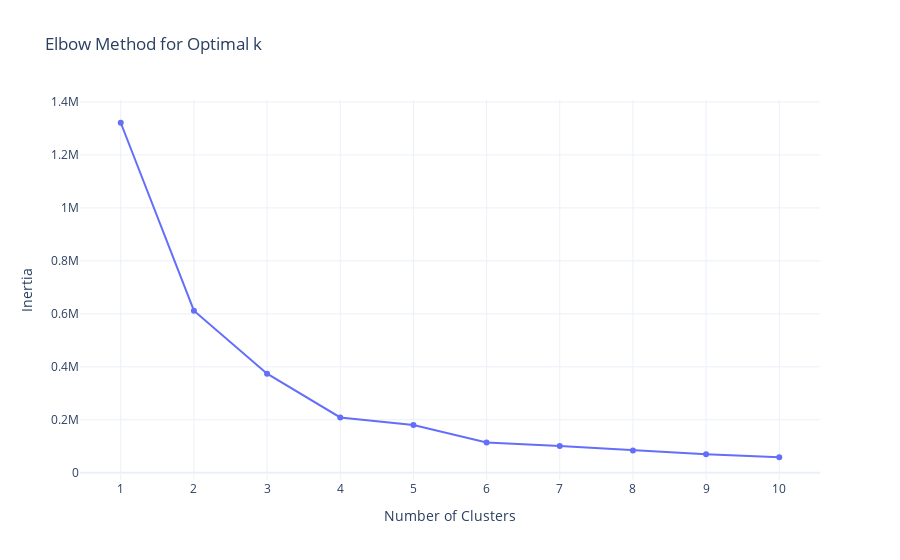

Here is the notebook cell this chart was saved with:
### Code cell
# Calculate inertia for k from 1 to 10
inertia = []
k_range = range(1, 11)

for k in k_range:
    kmeans = KMeans(n_clusters=k, random_state=42)
    kmeans.fit(df_pd)
    inertia.append(kmeans.inertia_)

# Create a DataFrame for Plotly
elbow_df = pd.DataFrame({
    "k": list(k_range),
    "inertia": inertia
})

# Create interactive elbow plot
fig = px.line(elbow_df, x="k", y="inertia", markers=True,
              title="Elbow Method for Optimal k",
              labels={"k": "Number of Clusters", "inertia": "Inertia"})

fig.update_layout(xaxis=dict(dtick=1), template="plotly_white")
fig.show()

### Figure 1 — Plotly figure (JSON) as saved in the notebook; plotly's stock layout.template omitted (floating-point values rounded to 4 significant figures)
{"data": [{"hovertemplate": "Number of Clusters=%{x}<br>Inertia=%{y}<extra></extra>", "legendgroup": "", "line": {"color": "#636efa", "dash": "solid"}, "marker": {"symbol": "circle"}, "mode": "lines+markers", "name": "", "orientation": "v", "showlegend": false, "type": "scatter", "x": [1, 2, 3, 4, 5, 6, 7, 8, 9, 10], "xaxis": "x", "y": [1321000.0, 611800.0, 374100.0, 209000.0, 180000.0, 114700.0, 100600.0, 84210.0, 69990.0, 58590.0], "yaxis": "y"}], "layout": {"legend": {"tracegroupgap": 0}, "title": {"text": "Elbow Method for Optimal k"}, "xaxis": {"anchor": "y", "domain": [0, 1], "dtick": 1, "title": {"text": "Number of Clusters"}}, "yaxis": {"anchor": "x", "domain": [0, 1], "title": {"text": "Inertia"}}}}
